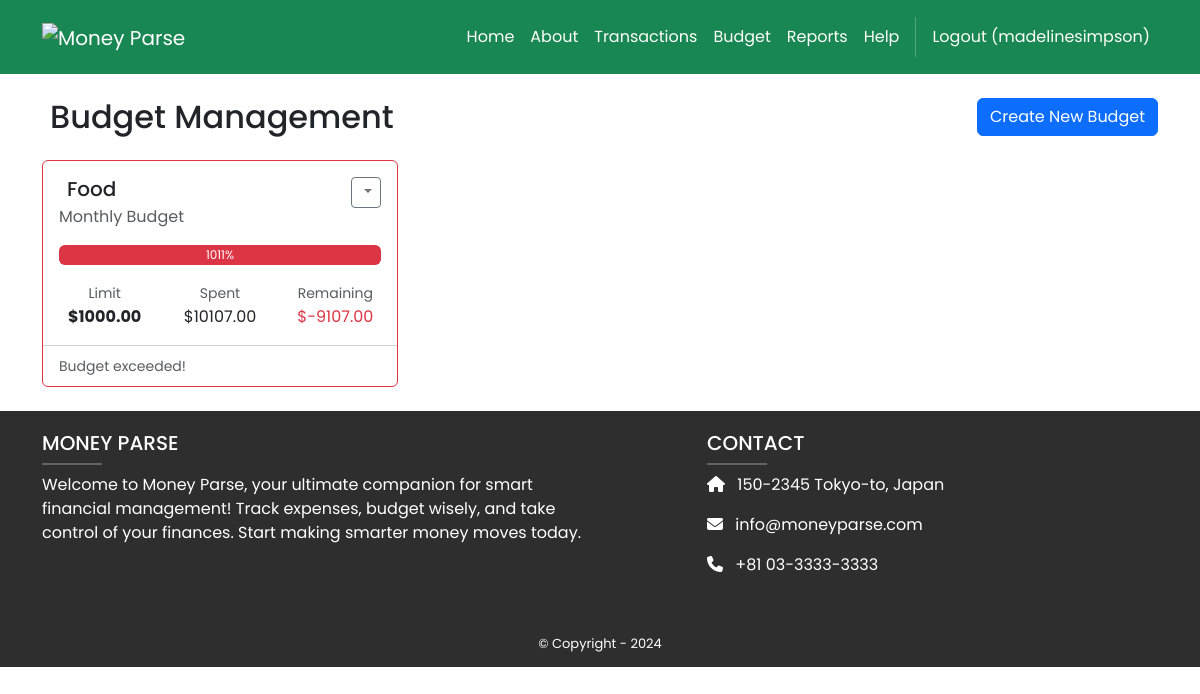
Screenshot of /finances/budget (signed in) with the database file from the repository.
### finances/models.py (models this page shows, shortened)
class Budget(models.Model):
    user = models.ForeignKey(User, on_delete=models.CASCADE)
    category = models.CharField(max_length=100, choices=CATEGORY_CHOICES)
    limit = models.DecimalField(max_digits=10, decimal_places=2)
    @property
    def spent(self):
        return Transaction.objects.filter(category=self.category).aggregate(
            total=Sum('amount')
        )['total']
    @property
    def remaining(self):
        return self.limit - self.spent
    @property
    def percent_used(self):
        if self.limit > 0:
            return (self.spent / self.limit) * 100
        return 0

### finances/views.py (the view)
# urls.py: path('budget', views.budget_view, name='finances.budget'),
@login_required
def budget_view(request):
    if request.method == 'POST':
        if 'delete_id' in request.POST:
            Budget.objects.filter(id=request.POST['delete_id'], user=request.user).delete()
            messages.success(request, "Budget deleted!")
            return redirect('finances.budget')
        elif 'edit_id' in request.POST:
            budget = Budget.objects.get(id=request.POST['edit_id'], user=request.user)
            form = BudgetForm(request.POST, instance=budget)
        else:
            form = BudgetForm(request.POST)
        if form.is_valid():
            budget = form.save(commit=False)
            budget.user = request.user
            budget.save()
            messages.success(request, "Budget saved!")
            return redirect('finances.budget')
    else:
        form = BudgetForm()
    budgets = Budget.objects.filter(user=request.user)
    for b in budgets:
        print(b.category, b.percent_used, b.remaining)
    return render(request, 'finances/budget.html', {
        'form': form,
        'budgets': budgets,
        'categories': CATEGORY_CHOICES,
    })

### finances/templates/finances/budget.html (shortened to what this page needs)
{% extends 'base.html' %}
{% load static %}
{% block content %}
<div class="container mt-4">
    <div class="d-flex justify-content-between align-items-center mb-4">
        <h2 class="mb-0">
            Budget Management
        </h2>
        <button class="btn btn-primary" data-bs-toggle="modal" data-bs-target="#createBudgetModal">
             Create New Budget
        </button>
    </div>
    <div class="row">
        {% for budget in budgets %}
        <div class="col-md-6 col-lg-4 mb-4">
            <div class="card h-100 budget-card {% if budget.percent_used > 100 %}border-danger{% elif budget.percent_used > 80 %}border-warning{% endif %}">
                <div class="card-body">
                    <div class="d-flex justify-content-between align-items-start">
                        <div>
                            <h5 class="card-title">
                                <i class="bi bi-{{ budget.icon }} me-2"></i>{{ budget.get_category_display }}
                            </h5>
                            <p class="card-subtitle text-muted">Monthly Budget</p>
                        </div>
                        <div class="dropdown">
                            <button class="btn btn-sm btn-outline-secondary dropdown-toggle"
                                    type="button" data-bs-toggle="dropdown">
                            </button>
                        </div>
                    </div>
                    <div class="progress mt-3" style="height: 20px;">
                        <div class="progress-bar
                            {% if budget.percent_used > 100 %}bg-danger
                            {% elif budget.percent_used > 80 %}bg-warning
                            {% else %}bg-success{% endif %}"
                            role="progressbar"
                            style="width: {{ budget.percent_used }}%"
                            aria-valuenow="{{ budget.percent_used }}"
                            aria-valuemin="0"
                            aria-valuemax="100">
                            {% if budget.percent_used > 30 %}{{ budget.percent_used|floatformat:0 }}%{% endif %}
                        </div>
                    </div>
                    <div class="row mt-3">
                        <div class="col-4 text-center">
                            <small class="text-muted">Limit</small>
                            <p class="mb-0 fw-bold">${{ budget.limit|floatformat:2 }}</p>
                        </div>
                        <div class="col-4 text-center">
                            <small class="text-muted">Spent</small>
                            <p class="mb-0">${{ budget.spent|floatformat:2 }}</p>
                        </div>
                        <div class="col-4 text-center">
                            <small class="text-muted">Remaining</small>
                            <p class="mb-0 {% if budget.remaining < 0 %}text-danger{% endif %}">
                                ${{ budget.remaining|floatformat:2 }}
                            </p>
                        </div>
                    </div>
                </div>
                <div class="card-footer bg-transparent">
                    <small class="text-muted">
                        {% if budget.percent_used > 100 %}
                         Budget exceeded!
                        {% elif budget.percent_used > 80 %}
                        <i class="bi bi-exclamation-triangle-fill text-warning"></i> Approaching limit
                        {% else %}
                        <i class="bi bi-check-circle-fill text-success"></i> On track
                        {% endif %}
                    </small>
                </div>
            </div>
        </div>
        {% endfor %}
    </div>
</div>
{% endblock %}

### MoneyParse/templates/base.html (shortened to what this page needs)
<!DOCTYPE html>
<html>
  {% load static %}
  <head>
    <link href="https://cdn.jsdelivr.net/npm/bootstrap@5.3.3/dist/css/bootstrap.min.css" rel="stylesheet">
    <link rel="stylesheet" href="https://cdnjs.cloudflare.com/ajax/libs/font-awesome/6.1.1/css/all.min.css">
    <link rel="stylesheet" type="text/css" href="{% static 'css/style.css' %}">
  </head>
  <body>
    <nav class="p-3 navbar navbar-dark bg-success navbar-expand-lg">
      <div class="container">
        <a class="navbar-brand" href="#">
          <img src="{% static 'image/logo.png' %}" alt="Money Parse" style="height: 100%; max-height: 60px;">
        </a>
        <div class="collapse navbar-collapse" id="navbarNavAltMarkup">
          <div class="navbar-nav ms-auto navbar-ml">
            <a class="nav-link" href="{% url 'home.index' %}">Home</a>
            <a class="nav-link" href="{% url 'home.about' %}">About</a>
            <a class="nav-link" href="{% url 'finances.transactions_display' %}">Transactions</a>
            <a class="nav-link" href="{% url 'finances.budget' %}">Budget</a>
            <a class="nav-link" href="{% url 'finances.reports' %}">Reports</a>
            <a class="nav-link" href="{% url 'finances.profile' %}">Help</a>
            {% if user.is_authenticated %}
            <a class="nav-link" href="{% url 'accounts.logout' %}">Logout ({{ user.username }})</a>
            {% else %}
            <a class="nav-link" href="{% url 'accounts.login' %}">Login</a>
            <a class="nav-link" href="{% url 'accounts.signup' %}">Sign Up</a>
            {% endif %}
          </div>
        </div>
      </div>
    </nav>
    <div>
      {% block content %}
      {% endblock content %}
    </div>
    <section class="py-1 ms-footer-bottom bg-dark text-white">
      <div class="container">
        <div class="row mt-3">
          <div class="col-md-6 mb-4">
            <h5 class="text-uppercase">MONEY PARSE</h5>
            <hr class="mb-2 mt-0" style="width: 60px; background-color: #ffffff; height: 2px" />
            <p>
              Welcome to Money Parse, your ultimate
              companion for smart financial management!
              Track expenses, budget wisely, and
              take control of your finances. Start making
              smarter money moves today.
            </p>
          </div>
          <div class="col-md-5 offset-md-1 mb-4">
            <h5 class="text-uppercase">CONTACT</h5>
            <hr class="mb-2 mt-0" style="width: 60px; background-color: #ffffff; height: 2px" />
            <p><i class="fas fa-home me-2"></i> 150-2345 Tokyo-to, Japan</p>
            <p><i class="fas fa-envelope me-2"></i> info@moneyparse.com</p>
            <p><i class="fas fa-phone me-2"></i> +81 03-3333-3333</p>
          </div>
        </div>
      </div>
    </section>
    <section class="py-1 ms-footer-bottom bg-dark text-white">
      <div class="container text-center">
        <span>© Copyright - 2024</span>
      </div>
    </section>
  </body>
</html>

### MoneyParse/static/css/style.css (style rules this page uses)
.navbar a.nav-link { color: #FFFEF6 !important; }
.bg-dark { background-color: #2E2E2E !important; }
.ms-footer-bottom span { font-size: 13px; line-height: 38px; }
body { font-family: 'Poppins', sans-serif; }

### rows the page displays
Budget: category "Food", percent_used "1011", limit "1000.00", spent "10107.00", remaining "-9107.00", shows "Budget exceeded!"

### other values shown
{{ user.username }} "madelinesimpson"
